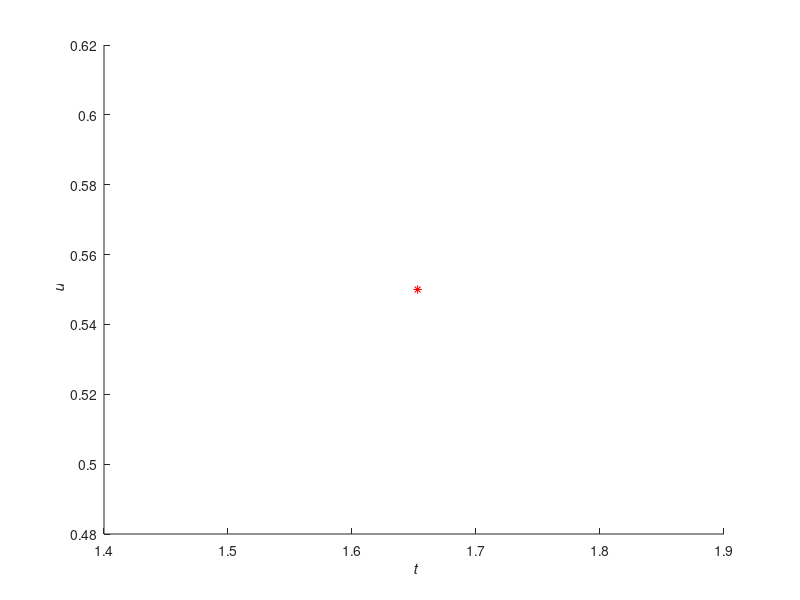

MATLAB code for this plot: (Note: this script raises an error after producing the figure.)
%The time mesh on which we evaluate trajectories.
t_mesh = linspace(00,40,50000);

%Parameter values
a = 0.05;
b = 0.5;
%a=1
%b=1
tau = 0.4;

%The fixed point for the parameter values.
u_fixed = b + a;
v_fixed = b/((b+a).^2);

%The initial data.
u0 = @(t) u_fixed + 0.1.*(sin(sqrt(2)*t) + cos(t));
v0 = @(t) v_fixed + 0.1.*(sin(sqrt(2)*t) + cos(t));


%Plot the no delay trajectory.
figure
hold on;
xlabel('{\it t}');
ylabel('{\it u}');
plot(v_fixed,u_fixed,'r*', 'DisplayName','Fixed Point')
[no_delay_u_values, no_delay_v_values] = computeNoDelaySchnakenbergTrajectory(a,b,t_mesh,u0(0),v0(0),10e-18,10e9);


%Plot the fixed delay trajectory.
sol = computeFixedDelayLISchnakenbergTrajectory(a,b,tau,max(t_mesh), u0,v0,10e-18,10e9);
current_y_values = deval(sol,t_mesh);
fixed_delay_u_values = current_y_values(1,:);
fixed_delay_v_values = current_y_values(2,:);


sigma_amt = 3;
distributed_delay_u_values = zeros(sigma_amt, size(t_mesh,2));
distributed_delay_v_values = zeros(sigma_amt, size(t_mesh,2));

N=41;
sigma_values = [tau*0.01, tau*0.1, tau*0.2];
%sigma_values = linspace(tau*0.1,tau*0.2,sigma_amt);
for sigma_index = 1:sigma_amt
    current_sigma = sigma_values(sigma_index);


    [delay_values, weights] = computeGaussHermiteWeights(0,2*tau,tau,current_sigma,N);
    sol = computeDistributedDelayLISchnakenbergTrajectory(a,b,double(delay_values), double(weights), max(t_mesh), u0,v0,10e-18,10e9);
    current_y_values = deval(sol,t_mesh);
    distributed_delay_u_values(sigma_index, :) = current_y_values(1,:);
    distributed_delay_v_values(sigma_index, :) = current_y_values(2,:);
end



%Plot the u-v trajectories
figure('Renderer', 'painters', 'Position', [10 10 320 320], 'Visible', 'on')
set(gca,'FontSize',10)
box on
hold on;
xlabel('{\it u}');
ylabel('{\it v}');
plot(no_delay_u_values, no_delay_v_values, 'DisplayName', 'No Delay');
plot(fixed_delay_u_values, fixed_delay_v_values, 'DisplayName', '\sigma=0');
for sigma_index = 1:sigma_amt
    plot(distributed_delay_u_values(sigma_index,:)', distributed_delay_v_values(sigma_index,:)', 'DisplayName',"\sigma="+string(sigma_values(sigma_index)));
end
plot(u_fixed, v_fixed, '*r', 'DisplayName', 'Fixed Point');
%legend
hold off;
filename = "Output_Images/Distributed_Delay_LI_Model_uv_Trajectory.eps";
print('-depsc', '-tiff', '-r300', '-painters', filename);


%Plot the u trajectories
figure('Renderer', 'painters', 'Position', [10 10 320 320], 'Visible', 'on')
set(gca,'FontSize',10)
box on
hold on;
xlabel('{\it t}');
ylabel('{\it u}');
plot(t_mesh, no_delay_u_values, 'DisplayName', 'No Delay');
plot(t_mesh, fixed_delay_u_values, 'DisplayName', '\sigma=0');
for sigma_index = 1:sigma_amt
    plot(t_mesh, distributed_delay_u_values(sigma_index,:)', 'DisplayName',"\sigma="+string(sigma_values(sigma_index)));
end
%legend
hold off;
filename = "Output_Images/Distributed_Delay_LI_Model_u_values.eps";
print('-depsc', '-tiff', '-r300', '-painters', filename);


%Plot the v trajectories
figure('Renderer', 'painters', 'Position', [10 10 320 320], 'Visible', 'on')
set(gca,'FontSize',10)
box on
hold on;
xlabel('{\it t}');
ylabel('{\it v}');
plot(t_mesh, no_delay_v_values, 'DisplayName', 'No Delay');
plot(t_mesh, fixed_delay_v_values, 'DisplayName', '\sigma=0');
for sigma_index = 1:sigma_amt
    plot(t_mesh, distributed_delay_v_values(sigma_index,:)', 'DisplayName',"\sigma="+string(sigma_values(sigma_index)));
end
%legend
hold off;
filename = "Output_Images/Distributed_Delay_LI_Model_v_values.eps";
print('-depsc', '-tiff', '-r300', '-painters', filename);



